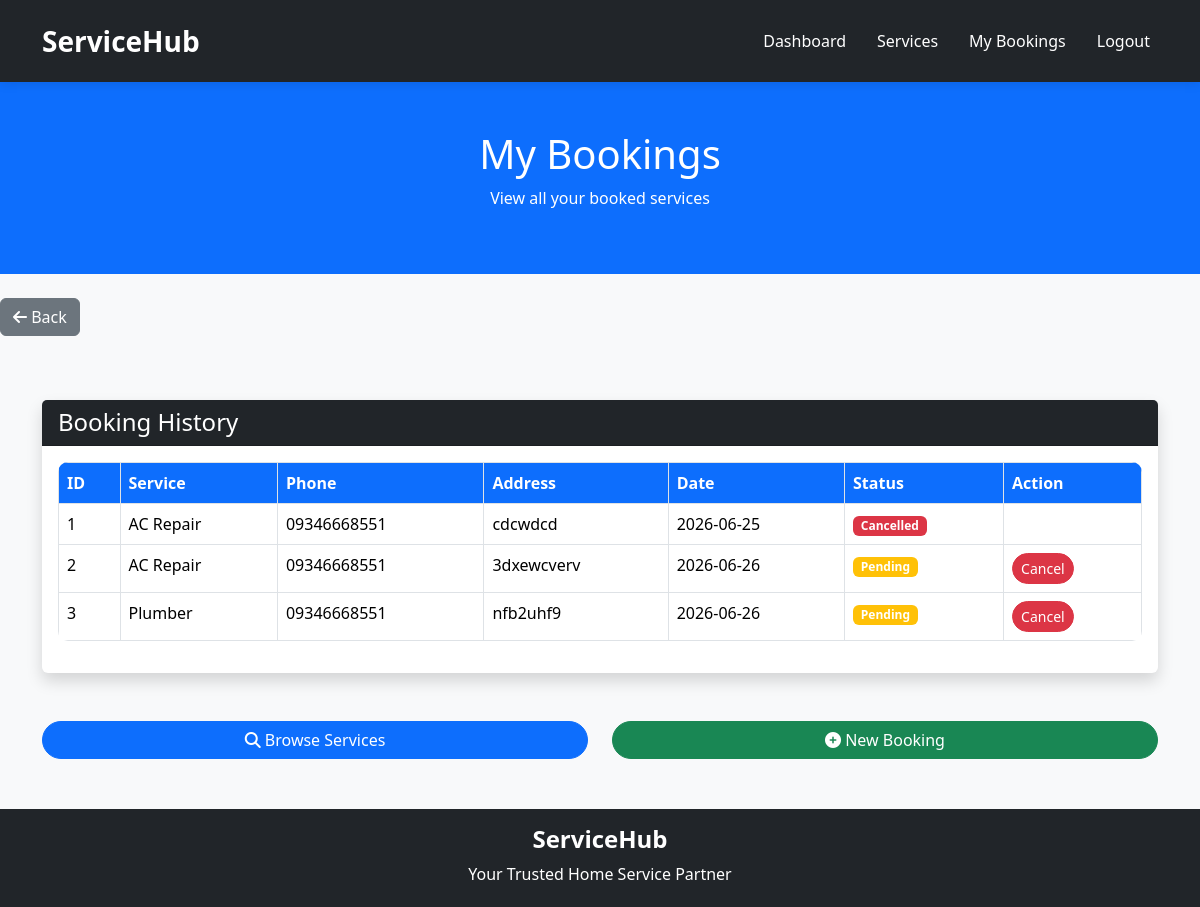
The app's page /my-bookings (signed in) with its own data.
### tables this page shows
CREATE TABLE bookings(
    id INTEGER PRIMARY KEY AUTOINCREMENT,

    user_id INTEGER,

    worker_id INTEGER,

    service_name TEXT,

    category TEXT,

    phone TEXT,

    address TEXT,

    booking_date TEXT,

    status TEXT DEFAULT 'Pending',

    FOREIGN KEY(user_id) REFERENCES users(id),

    FOREIGN KEY(worker_id) REFERENCES users(id)
);

### app.py (the view)
@app.route("/my-bookings")
def my_bookings():
    if "user_id" not in session:
        return redirect(url_for("login"))
    conn = get_db_connection()
    bookings = conn.execute("""
    SELECT * FROM bookings
    WHERE user_id=?
    """, (session["user_id"],)).fetchall()
    conn.close()
    return render_template(
        "customer/bookings.html",
        bookings=bookings
    )

### app.py (called while the page is built)
def get_db_connection():
    conn = sqlite3.connect(DATABASE)
    conn.row_factory = sqlite3.Row
    return conn

### templates/customer/bookings.html (shortened to what this page needs)
<!DOCTYPE html>
<html lang="en">
<head>
    <link href="https://cdn.jsdelivr.net/npm/bootstrap@5.3.3/dist/css/bootstrap.min.css"
          rel="stylesheet">
    <link rel="stylesheet"
          href="{{ url_for('static', filename='css/style.css') }}">
    <link rel="stylesheet"
          href="https://cdnjs.cloudflare.com/ajax/libs/font-awesome/6.5.1/css/all.min.css">
</head>
<body>
<nav class="navbar navbar-expand-lg navbar-dark bg-dark">
    <div class="container">
        <a class="navbar-brand" href="/">
            ServiceHub
        </a>
        <div class="collapse navbar-collapse"
             id="navbarNav">
            <ul class="navbar-nav ms-auto">
                <li class="nav-item">
                    <a class="nav-link" href="/dashboard">
                        Dashboard
                    </a>
                </li>
                <li class="nav-item">
                    <a class="nav-link" href="/services">
                        Services
                    </a>
                </li>
                <li class="nav-item">
                    <a class="nav-link active" href="/my-bookings">
                        My Bookings
                    </a>
                </li>
                <li class="nav-item">
                    <a class="nav-link text-danger" href="/logout">
                        Logout
                    </a>
                </li>
            </ul>
        </div>
    </div>
</nav>
<section class="bg-primary text-white py-5">
    <div class="container text-center">
        <h1>My Bookings</h1>
        <p>
            View all your booked services
        </p>
    </div>
</section>
<a href="/dashboard" class="btn btn-secondary mb-3">
    <i class="fas fa-arrow-left"></i> Back
</a>
<div class="container my-5">
    <div class="card shadow border-0">
        <div class="card-header bg-dark text-white">
            <h4 class="mb-0">
                Booking History
            </h4>
        </div>
        <div class="card-body">
            {% if bookings %}
            <div class="table-responsive">
                <table class="table table-bordered table-hover">
                    <thead>
                        <tr>
                            <th>ID</th>
                            <th>Service</th>
                            <th>Phone</th>
                            <th>Address</th>
                            <th>Date</th>
                            <th>Status</th>
                            <th>Action</th>
                        </tr>
                    </thead>
                    <tbody>
                        {% for booking in bookings %}
<tr>
    <td>{{ booking.id }}</td>
    <td>{{ booking.service_name }}</td>
    <td>{{ booking.phone }}</td>
    <td>{{ booking.address }}</td>
    <td>{{ booking.booking_date }}</td>
    <td>
        {% if booking.status == 'Pending' %}
            <span class="badge bg-warning">Pending</span>
        {% elif booking.status == 'Accepted' %}
            <span class="badge bg-primary">Accepted</span>
        {% elif booking.status == 'Completed' %}
            <span class="badge bg-success">Completed</span>
        {% else %}
            <span class="badge bg-danger">Cancelled</span>
        {% endif %}
    </td>
    <td>
        {% if booking.status != 'Completed' and booking.status != 'Cancelled' %}
        <a href="{{ url_for('user_cancel_booking', id=booking.id) }}"
   class="btn btn-danger btn-sm"
   onclick="return confirm('Are you sure you want to cancel this booking?')">
    Cancel
</a>
        {% endif %}
    </td>
</tr>
{% endfor %}
                    </tbody>
                </table>
            </div>
            {% endif %}
        </div>
    </div>
</div>
<div class="container mb-5">
    <div class="row">
        <div class="col-md-6">
            <a href="/services"
               class="btn btn-primary w-100">
                <i class="fas fa-search"></i>
                Browse Services
            </a>
        </div>
        <div class="col-md-6">
            <a href="/book-service"
               class="btn btn-success w-100">
                <i class="fas fa-plus-circle"></i>
                New Booking
            </a>
        </div>
    </div>
</div>
<footer class="bg-dark text-white text-center py-3">
    <h5>
        ServiceHub
    </h5>
    <p>
        Your Trusted Home Service Partner
    </p>
</footer>
</body>
</html>

### static/css/style.css (style rules this page uses)
* { margin:0; padding:0; box-sizing:border-box; font-family:'Segoe UI',sans-serif; }
body { background:#f8f9fa; color:#333; }
.navbar { padding:15px 0; box-shadow:0 2px 10px rgba(0,0,0,0.1); }
.navbar-brand { font-size:28px; font-weight:700; color:#ffffff !important; }
.nav-link { color:white !important; margin-left:15px; font-weight:500; }
footer { margin-top:50px; }
footer h5 { font-size:24px; font-weight:700; }
footer p { margin-bottom:5px; }
.table { background:white; border-radius:10px; overflow:hidden; }
.table th { background:#0d6efd; color:white; }
.btn-primary { border-radius:30px; }
.btn-success { border-radius:30px; }
.btn-danger { border-radius:30px; }

### records on screen
bookings: id "1", service_name "AC Repair", phone "09346668551", address "cdcwdcd", booking_date "2026-06-25", status "Cancelled"
bookings: id "2", service_name "AC Repair", phone "09346668551", address "3dxewcverv", booking_date "2026-06-26", status "Pending"
bookings: id "3", service_name "Plumber", phone "09346668551", address "nfb2uhf9", booking_date "2026-06-26", status "Pending"
